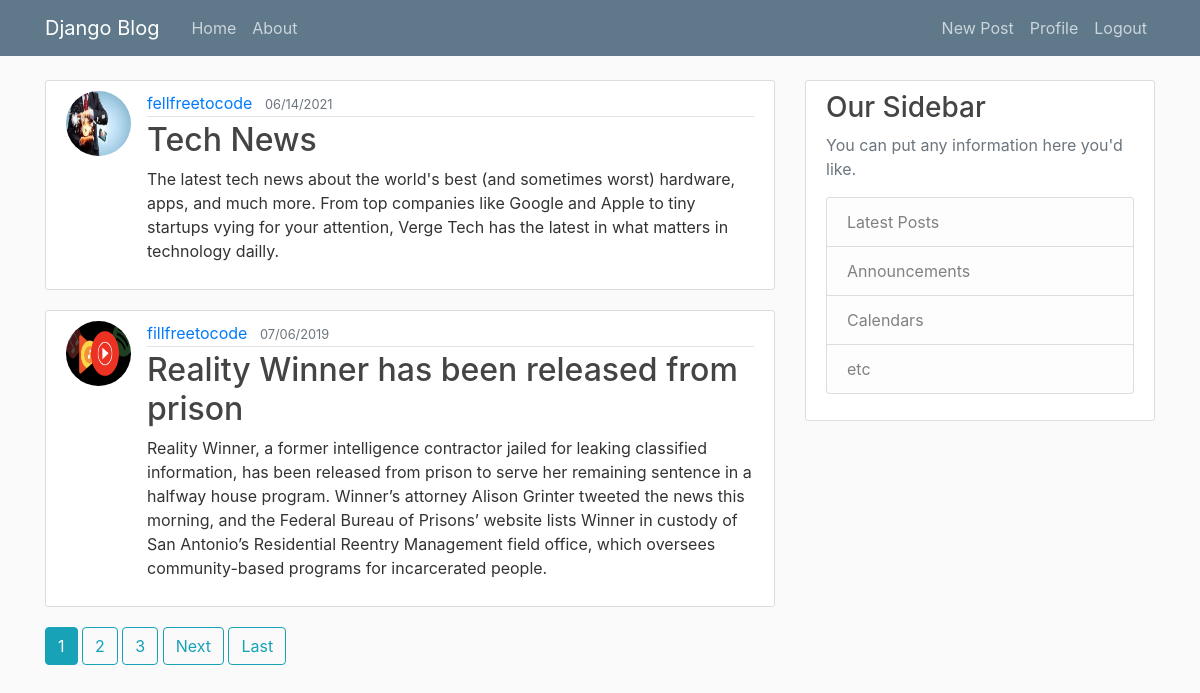
The app's page / (signed in) with its own data.
### blog/models.py (models this page shows, shortened)
class Post(models.Model):
	title = models.CharField(max_length=100)
	content = models.TextField()
	date_posted = models.DateTimeField(default=timezone.now)
	author = models.ForeignKey(User, on_delete=models.CASCADE)

### users/models.py (models this page shows, shortened)
class Profile(models.Model):
	user = models.OneToOneField(User, on_delete=models.CASCADE)
	image = models.ImageField(default='default.jpg', upload_to='profile_pics')

### blog/views.py (the view)
# urls.py: path('', PostListView.as_view(), name='blog-home'),
class PostListView(ListView):
	model = Post
	template_name = 'blog/home.html' #<app>/<model>_<viewtype>.html
	context_object_name = 'posts'
	ordering = ['-date_posted']
	paginate_by = 2

### blog/templates/blog/home.html (shortened to what this page needs)
{% extends "blog/base.html" %}
{% block content %}
	{% for post in posts %}
		<article class="media content-section">
			<img class = "rounded-circle article-img" src = "{{ post.author.profile.image.url }}"/>
			<div class="media-body">
				<div class="article-metadata">
					<a class="mr-2" href="{% url 'user-posts' post.author.username %}">{{ post.author }}</a>
					<small class="text-muted">{{ post.date_posted | date:'m/d/Y'}}</small>
				</div>
				<h2><a class="article-title" href="{% url 'post-detail' post.id %}">{{ post.title }}</a></h2>
				<p class="article-content">{{ post.content }}</p>
			</div>
		</article>
	{% endfor %}
	{% if is_paginated %}
		{% for num in page_obj.paginator.page_range %}
			{% if page_obj.number == num %}
				<a class = "btn btn-info mb-4" href = "?page={{num}}"> {{ num }} </a>
			{% elif num > page_obj.number|add:'-3' and num < page_obj.number|add:'3'%}
				<a class = "btn btn-outline-info mb-4" href = "?page={{num}}">{{ num }}</a>
			{% endif %}
		{% endfor %}
		{% if page_obj.has_next %}
			<a class = "btn btn-outline-info mb-4" href = "?page={{ page_obj.next_page_number }}">Next</a>
			<a class = "btn btn-outline-info mb-4" href = "?page={{ page_obj.paginator.num_pages }}">Last</a>
		{% endif %}
	{% endif %}
{% endblock content %}

### blog/static/blog/main.css (style rules this page uses)
body { background: #fafafa; color: #333333; margin-top: 5rem; }
h1, h2, h3, h4, h5, h6 { color: #444444; }
.content-section { background: #ffffff; padding: 10px 20px; border: 1px solid #dddddd; border-radius: 3px; margin-bottom: 20px; }
.article-title { color: #444444; }
.article-content { white-space: pre-line; }
.article-img { height: 65px; width: 65px; margin-right: 16px; }
.article-metadata { padding-bottom: 1px; margin-bottom: 4px; border-bottom: 1px solid #e3e3e3 }

### records on screen
Post: author.profile.image (picture), author "fellfreetocode", date_posted "06/14/2021", title "Tech News", content "The latest tech news about the world's best (and sometimes worst) hardware, apps, and much more. From top companies like Google and Apple to tiny startups vying for your attention, Verge Tech has the latest in what matters in technology dailly."
Post: author.profile.image (picture), author "fillfreetocode", date_posted "07/06/2019", title "Reality Winner has been released from prison", content "Reality Winner, a former intelligence contractor jailed for leaking classified information, has been released from prison to serve her remaining sentence in a halfway house program. Winner’s attorney Alison Grinter tweeted the news this morning, and the Federal Bureau of Prisons’ website lists Winner in custody of San Antonio’s Residential Reentry Management field office, which oversees community-based programs for incarcerated people."

### other values on screen
{{ num }} "1"
{{ num }} "2" "3"
